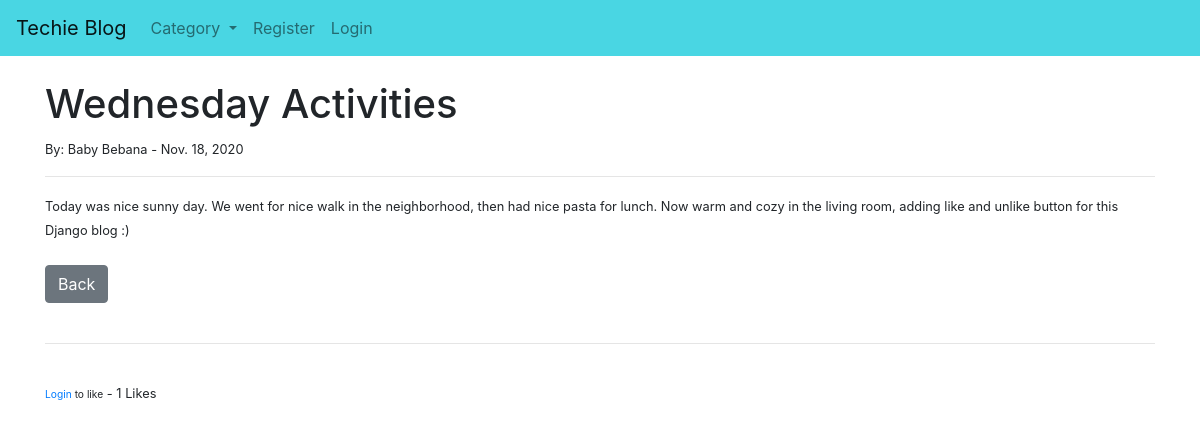
The page /post/14 on the database its author committed.
### theblog/models.py (models this page shows, shortened)
class Post(models.Model):
    title = models.CharField(max_length=255)
    title_tag = models.CharField(max_length=255)
    author = models.ForeignKey(User, on_delete=models.CASCADE)
    category = models.CharField(max_length=255, default="coding")
    body = RichTextField(blank=True, null=True)
    post_date= models.DateField(auto_now_add=True)
    likes= models.ManyToManyField(User, related_name='blog_post')
    def total_likes(self):
        return self.likes.count()

### theblog/views.py (the view)
# urls.py: path('post/<int:pk>', PostDetailView.as_view(), name="post_detail"),
class PostDetailView(DetailView):
    model = Post
    template_name = "post_detail.html"
    def get_context_data(self, *args, **kwargs):
        cat_menu=Category.objects.all()
        context= super(PostDetailView, self).get_context_data(*args, **kwargs)
        stuff = get_object_or_404(Post, id=self.kwargs['pk'])
        total_likes=stuff.total_likes()
        liked = False
        if stuff.likes.filter(id=self.request.user.id).exists():
            liked = True
        context["cat_menu"]=cat_menu
        context["total_likes"]=total_likes
        context["liked"]=  liked
        return context

### theblog/models.py (called while the page is built)
    def __str__(self):
        return self.name

### theblog/templates/post_detail.html (shortened to what this page needs)
{% extends 'base.html' %}
{% block content %}
    <h1>{{post.title}}</h1>
    <small>By: {{post.author.first_name}} {{post.author.last_name}} - {{post.post_date}}
        <br/>
    <hr>
    {{post.body | safe}}
    <br/><br/>
    <a href="{% url 'home'%}" class="btn btn-secondary">Back</a>
    <br/><br/>
    <hr>
    <br/>
    <form action="{% url 'like_post' post.pk %}"method="POST">
        {% if user.is_authenticated %}
            {% if liked %}
            <button type="submit" name="post_id" value="{{post.id}}" class="btn btn-danger btn-sm">Unlike</button>
            {% else %}
            <button type="submit" name="post_id" value="{{post.id}}" class="btn btn-primary btn-sm">Like</button>
            {% endif %}
         {% else %}
         <small><a href="{% url 'login'%}">Login</a> to like</small>
         {% endif %}
        - {{total_likes}} Likes
    </form>
{% endblock %}

### rows shown on the page
Post: title "Wednesday Activities", author.first_name "Baby", author.last_name "Bebana", post_date "Nov. 18, 2020", body "Today was nice sunny day. We went for nice walk in the neighborhood, then had nice pasta for lunch. Now warm and cozy in the living room, adding like and unlike button for this Django blog :)"

### other values the page prints
{{ total_likes }} "1"
